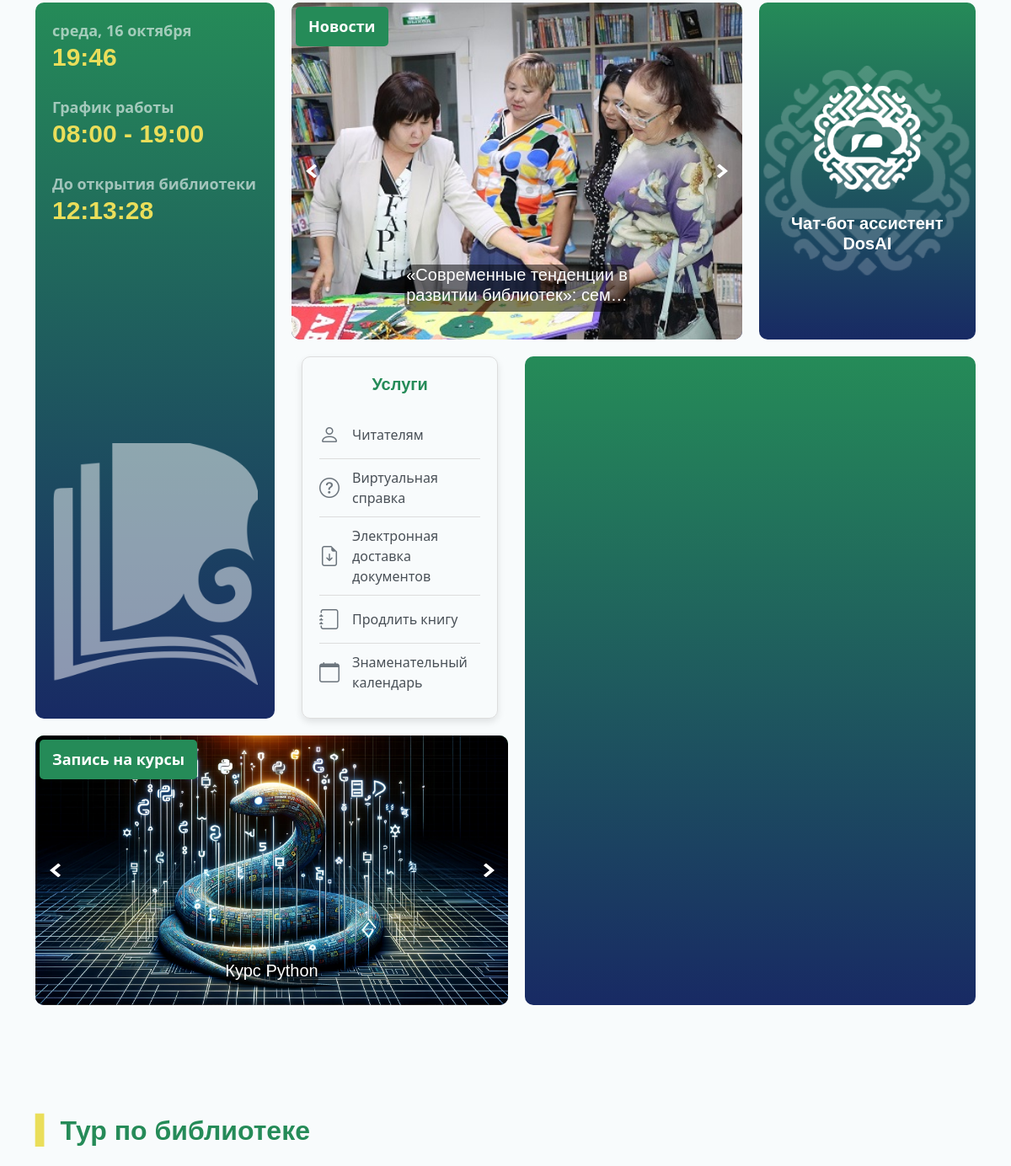
Before: / (middle part) with the older database file.
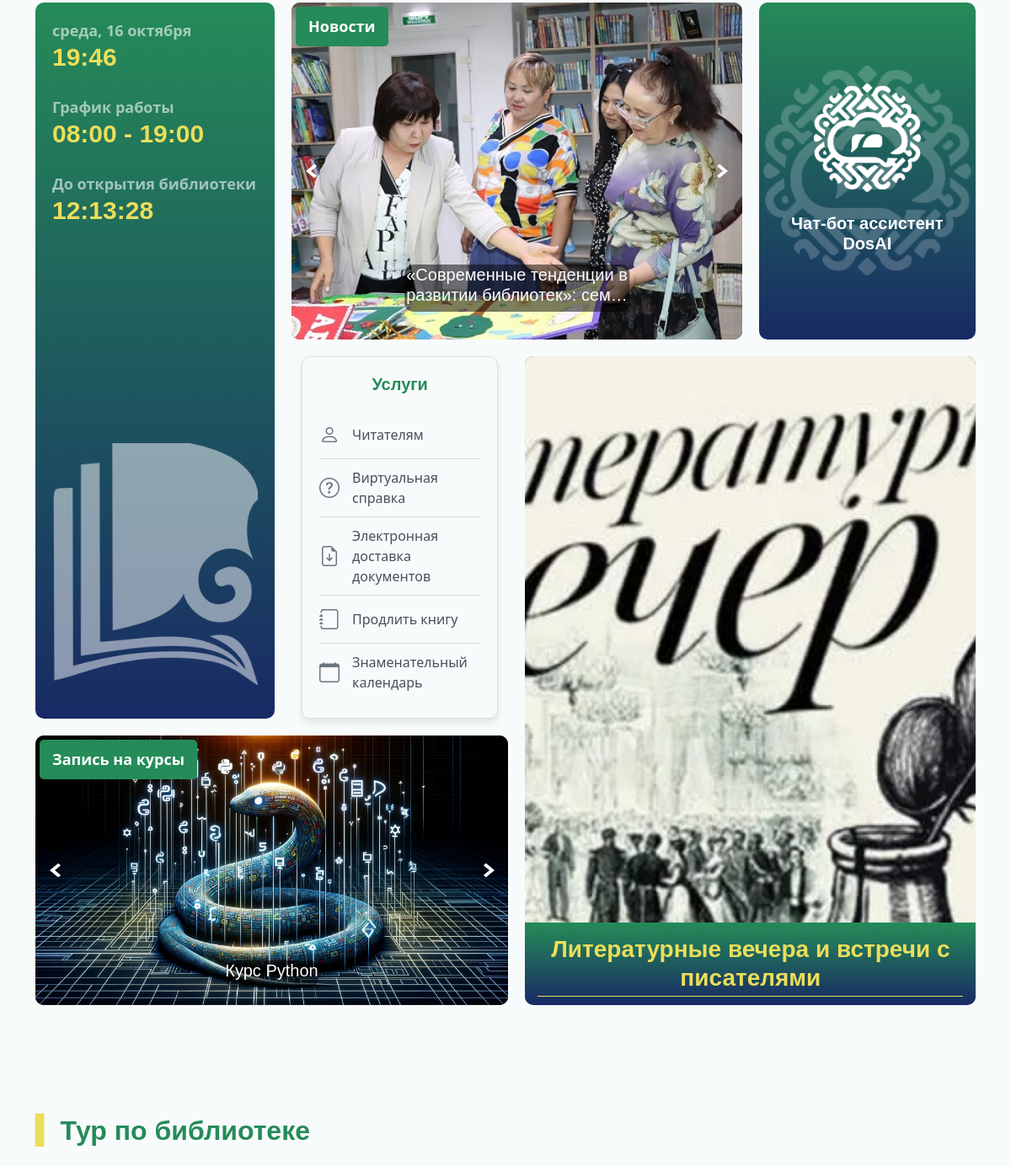
After: the same page with the newer database file.
### app/news_app/models.py (models this page shows, shortened)
class News(models.Model):
    title_ru = models.CharField(max_length=255, verbose_name=_('Заголовок Ru'), default='')
    title_kz = models.CharField(max_length=255, verbose_name=_('Заголовок Kz'), default='')
    title_en = models.CharField(max_length=255, verbose_name=_('Заголовок En'), default='')
    slug = AutoSlugField(populate_from='title_en', unique=True, always_update=True)
    content_ru = models.TextField(verbose_name='Содержание ru', default='')
    content_kz = models.TextField(verbose_name='Содержание kz', default='')
    content_eng = models.TextField(verbose_name='Содержание en', default='')
    pub_date = models.DateTimeField(auto_now_add=True, verbose_name='Дата публикации')
    main_image = models.ImageField(upload_to='news_images/', verbose_name='Основное изображение', default='')
    contact_info = models.CharField(max_length=100, blank=True, null=True, verbose_name='Контактная информация',
                                    default='')
    is_archive = models.BooleanField(default=False)
    class Meta:
        verbose_name = 'Новость'
        verbose_name_plural = 'Новости'
        ordering = ['-pub_date']

### app/courses_app/models.py (models this page shows, shortened)
class Course(models.Model):
    course_title_ru = models.CharField(max_length=100, verbose_name='Название на русском')
    course_title_kz = models.CharField(max_length=100, verbose_name='Название на казахском')
    course_title_en = models.CharField(max_length=100, verbose_name='Название на английском')
    image = models.ImageField(upload_to='course_images/', verbose_name='Изображение курса', blank=True, null=True)
    url = models.URLField(max_length=200, blank=True, null=True, verbose_name='URL')
    start_date = models.DateField(auto_now_add=True, verbose_name='Дата начала')
    class Meta:
        verbose_name = 'Курс'
        verbose_name_plural = 'Курсы'
        ordering = ['-start_date']

### app/events_app/models.py (models this page shows, shortened)
class Event(models.Model):
    title_event_ru = models.CharField(max_length=100, verbose_name='Заголовок на русском языке')
    title_event_kz = models.CharField(max_length=100, verbose_name='Заголовок на казахском языке')
    title_event_en = models.CharField(max_length=100, verbose_name='Заголовок на английском языке')
    content_event_ru = models.TextField(verbose_name='Контент на русском языке')
    content_event_kz = models.TextField(verbose_name='Контент на казахском языке')
    content_event_en = models.TextField(verbose_name='Контент на английском языке')
    location = models.CharField(max_length=200, verbose_name='Место проведения')
    date_change = models.DateField(verbose_name='Дата проведения')
    start_time = models.TimeField(verbose_name='Время начала')
    end_time = models.TimeField(verbose_name='Время окончания')
    image = models.ImageField(upload_to='event_images/', verbose_name='Изображение события', blank=True, null=True)
    class Meta:
        verbose_name = 'Событие'
        verbose_name_plural = 'Все События'
        ordering = ('date_change', 'start_time')

### core/views.py (the view)
# urls.py: path('', views.index, name='core'),
def index(request):
    current_date = now().date()
    weekend_days = [6, 0]  # 0 - воскресенье, 1 - понедельник
    current_day_of_week = current_date.weekday()
    news = News.objects.all().order_by('-pub_date')
    courses = Course.objects.all()
    events = Event.objects.filter(date_change__gte=current_date).order_by("-date_change")
    new_books = NewBook.objects.all()
    try:
        time_model_today = TimeModel.objects.get(date_change=current_date)
    except TimeModel.DoesNotExist:
        time_model_today = TimeModel(date_change=current_date, is_holiday=current_day_of_week in weekend_days)
    next_working_day = get_next_working_day(current_date, weekend_days)
    try:
        time_model_next = TimeModel.objects.get(date_change=next_working_day)
    except TimeModel.DoesNotExist:
        time_model_next = TimeModel(date_change=next_working_day)
    context = {
        'show_chatbot': True,
        'news': news,
        'server_time': now(),
        'exl': EXTERNAL_LINKS,
        'courses': courses,
        'events': events,
        'time_model_today': time_model_today,
        'time_model_next': time_model_next,
        'new_books': new_books,
        'weekend_days': weekend_days,
        'FLOWISE_CHATFLOW': FLOWISE_CHATFLOW,
        'FLOWISE_HOST': FLOWISE_HOST,
    }
    return render(request=request, template_name='core.html', context=context)

### core/templates/core.html (shortened to what this page needs)
{% extends 'base.html' %}
{% load i18n %}
{% load static %}
{% block content %}
    <main class="main">
        {% include 'section/services.html' %}
                {% include 'section/section-tour.html' %}
    </main>
{% endblock %}

### templates/base.html (shortened to what this page needs)
{% load static %}
{% load i18n %}
<!DOCTYPE html>
<html lang="ru">
<head>
    <link rel="stylesheet" href="{% static 'css/font.css' %}">
    <link rel="stylesheet" href="{% static 'css/main.css' %}">
    {% block content_css %}
        <link rel="stylesheet" href="{% static 'css/services.css' %}"/>
        <link rel="stylesheet" href="{% static 'css/tour.css' %}"/>
        <link rel="stylesheet" href="{% static 'css/catalog.css' %}"/>
    {% endblock %}
    <link rel="stylesheet" href="{% static 'css/structure.css' %}"/>
    <link rel="stylesheet" href="{% static 'css/font.css' %}"/>
    <link href="{% static 'vendor/bootstrap/css/bootstrap.min.css' %}" rel="stylesheet">
    <link href="{% static 'vendor/bootstrap-icons/bootstrap-icons.css' %}" rel="stylesheet">
    <link href="{% static 'vendor/aos/aos.css' %}" rel="stylesheet">
    <link href="{% static 'vendor/glightbox/css/glightbox.min.css' %}" rel="stylesheet">
    <link href="{% static 'vendor/swiper/swiper-bundle.min.css' %}" rel="stylesheet">
</head>
<body class="index-page">
<main class='main'>
    {% block content %}
    {% endblock %}
</main>
</body>
</html>

### core/templates/blocks/header.html (shortened to what this page needs)
{% load i18n %}
{% load static %}

### core/templates/section/hero-section.html (shortened to what this page needs)
{% load i18n %}
{% load static %}

### core/templates/section/featured-services.html (shortened to what this page needs)
{% load i18n %}
{% load static %}

### core/templates/section/services.html
{% load i18n %}
{% load static %}
<section id="services" class="services section light-background">
    <div class="container grid-container">
        {% include 'services/service-news.html' %}
        {% include 'services/service-time.html' %}
        {% include 'services/service-ai-chat.html' %}
        {% include 'services/service-action.html' %}
        {% include 'services/service-course.html' %}
        {% include 'services/service-events.html' %}
    </div>
</section>

### core/templates/services/service-news.html
{% load i18n %}
{% load static %}
<div class="service-item news ">
    <div class="swiper-container-news swiper">
        <div class="swiper-wrapper">
            {% for item in news %}
                <div class="swiper-slide ">
                    <a href="{% url 'news' %}" class="tag-all">{% trans 'news' %}</a>
                    <a href="{% url 'news_detail' slug=item.slug %}">
                        <img src="{{ item.main_image.url }}" alt="{% if LANGUAGE_CODE == 'ru' %}
                            {{ item.title_ru }}
                            {% elif LANGUAGE_CODE == 'kk' %}
                            {{ item.title_kz }}
                            {% else %}
                            {{ item.title_en }}
                            {% endif %}" class="news-image">
                        <div class="news-content">
                            <h5>
                                {% if LANGUAGE_CODE == 'ru' %}
                                    {{ item.title_ru|truncatechars:50 }}
                                {% elif LANGUAGE_CODE == 'kk' %}
                                    {{ item.title_kz|truncatechars:50 }}
                                {% else %}
                                    {{ item.title_en|truncatechars:50 }}
                                {% endif %}
                            </h5>
                        </div>
                    </a>
                </div>
            {% endfor %}
        </div>
        <div class="swiper-button-prev">
            <img src="{% static 'img/services/arrow-left.svg' %}" alt="Previous Slide">
        </div>
        <div class="swiper-button-next">
            <img src="{% static 'img/services/arrow-right.svg' %}" alt="Next Slide">
        </div>
    </div>
</div>

### core/templates/services/service-time.html (shortened to what this page needs)
{% load static %}
{% load i18n %}
<div class="service-item time">
    <div class="time-container">
        <div class="time-item">
            <p id='current-date'></p>
            <h3 id='current-time'>08:00</h3>
        </div>
        <div class="time-item">
            <p>{% trans 'schedule' %}</p>
            <h3 id='time-num'></h3>
        </div>
        <div class="time-item">
            <p id="library-status-close">{% trans 'before-the-library-opened' %}</p>
            <h3 id='close-time'></h3>
        </div>
        <div class="time-item">
            <img src="{% static 'img/services/book-logo.svg' %}" alt="Book logo"/>
        </div>
    </div>
</div>

### core/templates/services/service-ai-chat.html
{% load static %}
{% load i18n %}
<div class="service-item dosai">
    <a href="{% url 'chat_page' %}">
        <img src="{% static 'img/services/logo-dosai-white.svg' %}" alt="DosAI Logo" class="center-image">
        <h2>{% trans 'chatbot-assistant-dos-ai' %}</h2>
    </a>
</div>

### core/templates/services/service-action.html
{% load i18n %}
<div class="service-item action">
    <div class="container">
        <div class="action-list">
            <h5>{% trans 'services' %}</h5>
            <a href="https://pushkinlibrary.kz/ru/servicesru/stat-shitatelem.html" class="item">
                <i class="bi bi-person"></i>
                <span>{% trans 'readers' %}</span>
            </a>
            <a href="https://pushkinlibrary.kz/ru/servicesru/virkespravka.html" class="item">
                <i class="bi bi-question-circle"></i>
                <span>{% trans 'virtual-help' %}</span>
            </a>
            <a href="https://pushkinlibrary.kz/ru/servicesru" class="item">
                <i class="bi bi-file-earmark-arrow-down"></i>
                <span>{% trans 'electronic-document-delivery' %}</span>
            </a>
            <a href="https://pushkinlibrary.kz/ru/servicesru/prodlit-knigu.html" class="item">
                <i class="bi bi-journal"></i>
                <span>{% trans 'renew-your-book' %}</span>
            </a>
            <a href="https://olketanu.pushkinlibrary.kz/index.php/kraevedenie-vko/3367-kalendar-znamenatelnykh-i-pamyatnykh-dat-po-vostochno-kazakhstanskoj-oblasti-2024.html" >
                <i class="bi bi-calendar"></i>
                <span>{% trans 'significant-calendar' %}</span>
            </a>
        </div>
    </div>
</div>

### core/templates/services/service-course.html
{% load i18n %}
{% load static %}
<div class="service-item course">
    <div class="swiper-container-courses swiper">
        <div class="swiper-wrapper">
            {% for course in courses %}
                <div class="swiper-slide">
                    <a href="{{ course.url }}" class="tag-all">{% trans 'registration-for-courses' %}</a>
                    <a href="{{ course.url }}">
                        <img src="{{ course.image.url }}"
                             alt="{% if LANGUAGE_CODE == 'ru' %} {{ course.course_title_ru }} {% elif LANGUAGE_CODE == 'kk' %}{{ course.course_title_kz }}{% elif LANGUAGE_CODE == 'en' %}{{ course.course_title_en }}{% endif %}"
                             class="course-image">
                        <div class="course-content">
                            <h5>
                                {% if LANGUAGE_CODE == 'ru' %}
                                    {{ course.course_title_ru }}
                                {% elif LANGUAGE_CODE == 'kk' %}
                                    {{ course.course_title_kz }}
                                {% elif LANGUAGE_CODE == 'en' %}
                                    {{ course.course_title_en }}
                                {% endif %}
                            </h5>
                        </div>
                    </a>
                </div>
            {% endfor %}
        </div>
        <div class="swiper-button-prev">
            <img src="{% static 'img/services/arrow-left.svg' %}" alt="Previous Slide">
        </div>
        <div class="swiper-button-next">
            <img src="{% static 'img/services/arrow-right.svg' %}" alt="Next Slide">
        </div>
    </div>
</div>

### app/events_app/templates/services/service-events.html (shortened to what this page needs)
{% load i18n %}
{% load static %}
<div class="service-item event">
    <div class="swiper-container-events swiper">
        <div id="event-container" class="swiper-wrapper">
            {% for event in events %}
                <div class="swiper-slide position-relative">
                    <img src="{{ event.image.url }}" alt="{% if LANGUAGE_CODE == 'ru' %}
                    {{ event.title_event_ru }}
                    {% elif LANGUAGE_CODE == 'kk' %}
                    {{ event.title_event_kz }}
                    {% else %}
                    {{ event.title_event_en }}
                    {% endif %}">
                    <div class="event-content">
                        <h2 class="event-title">
                            {% if LANGUAGE_CODE == 'ru' %}
                                {{ event.title_event_ru }}
                            {% elif LANGUAGE_CODE == 'kk' %}
                                {{ event.title_event_kz }}
                            {% elif LANGUAGE_CODE == 'en' %}
                                {{ event.title_event_en }}
                            {% endif %}
                        </h2>
                    </div>
                </div>
            {% endfor %}
        </div>
    </div>
</div>

### core/templates/section/section-tour.html (shortened to what this page needs)
{% load i18n %}
{% load static %}
<section id="tour" class="tour section light-background">
    <div class="container aos-init aos-animate" data-aos="fade-up">
        <h3 class="title">{% trans 'library-tour' %}</h3>
    </div>
</section>

### core/templates/section/section-catalog.html (shortened to what this page needs)
{% load i18n %}
{% load static %}

### core/templates/blocks/footer.html (shortened to what this page needs)
{% load i18n %}
{% load static %}

### core/templates/open-close.html (shortened to what this page needs)
{% load i18n %}

Changed rows visible on the page:
now on this page (row edited): Event: image (picture), title_event_ru "Литературные вечера и встречи с писателями"
